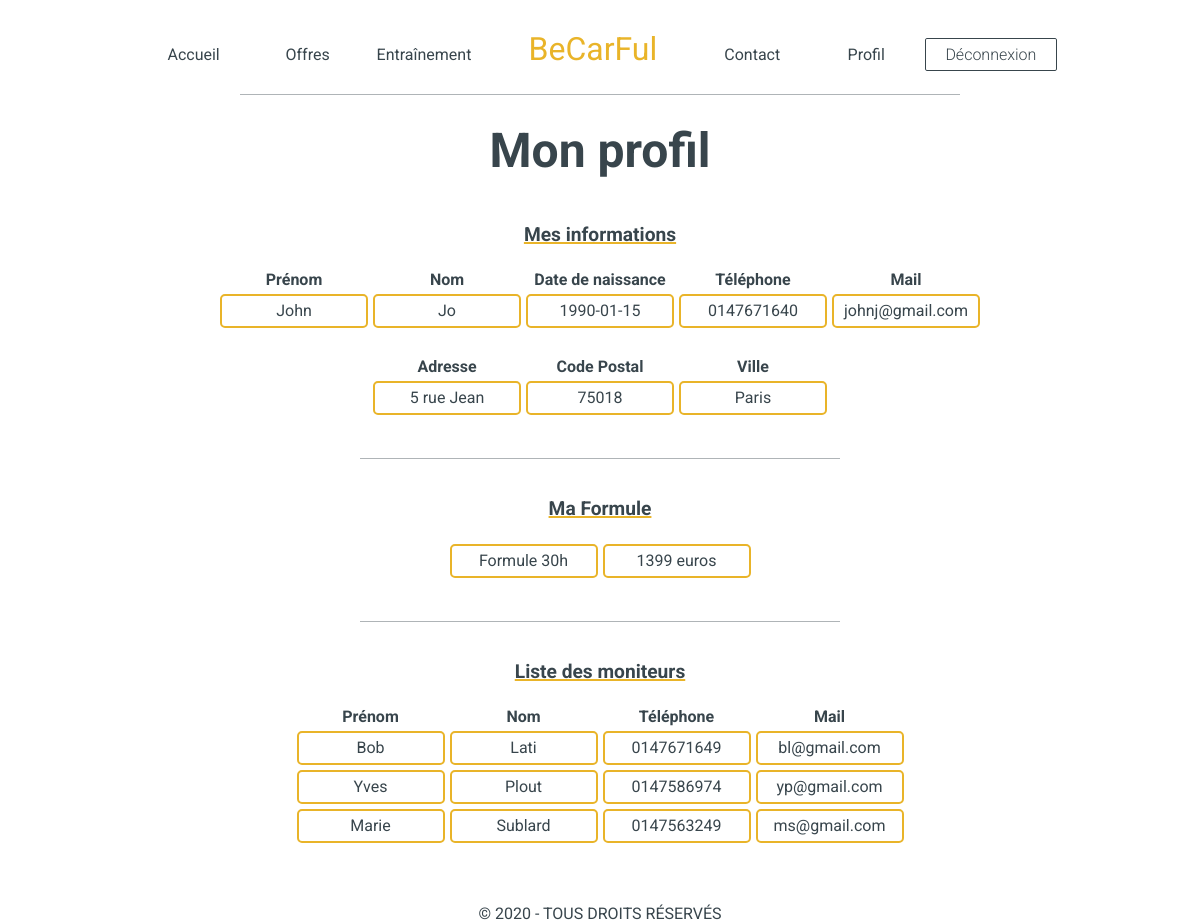
/mvc_poo/index2.php?page=3 (signed in), run on the app's committed database.
### tables this page shows
CREATE TABLE eleve (
    ideleve INT(3) NOT NULL auto_increment,
    prenom VARCHAR(30),
    nom VARCHAR(30),
    adresse VARCHAR(60),
    cp INT(5),
    ville VARCHAR(30),
    tel VARCHAR(20),
    email VARCHAR(40),
    d_naissance DATE,
    mdp varchar(100),
    idformule INT(3),
    PRIMARY KEY (ideleve),
    FOREIGN KEY (idformule) references formule(idformule)
);

CREATE TABLE formule (
    idformule INT(3) auto_increment,
    libelle VARCHAR(30),
    prix VARCHAR(30),
    PRIMARY KEY (idformule)
);

CREATE TABLE moniteur (
    idmoniteur int(3) NOT NULL auto_increment,
    prenomMoniteur VARCHAR(30),
    nomMoniteur VARCHAR(30),
    adresse VARCHAR(60),
    cp INT(5),
    ville VARCHAR(30),
    tel VARCHAR(20),
    mail VARCHAR(40),
    d_naissance DATE,
    d_embauche DATE,
    salaire FLOAT,
    PRIMARY KEY (idmoniteur)
);

### mvc_poo/controleur/controleur.class.php (called while the page is built, shortened)
<?php
    require_once ("modele/modele.class.php");
    class Controleur {
        private $unModele;
        public function __construct (){
            $this->unModele = new Modele ();
        }
        public function selectAllMoniteur (){
            $lesMoniteurs = $this->unModele->selectAllMoniteur ();
            return $lesMoniteurs;
        }
        public function selectUnEleve ($email){
            $leEleve = $this->unModele->selectUnEleve ($email);
            return $leEleve;
        }
        public function selectIdFormuleEleve ($email){
            $IdFormule = $this->unModele->selectIdFormuleEleve ($email);
            return $IdFormule;
        }
        public function selectUneFormule ($IdFormule){
            $laFormule = $this->unModele->selectUneFormule ($IdFormule);
            return $laFormule;
        }
    }
?>

### mvc_poo/modele/modele.class.php (called while the page is built, shortened)
<?php
    class Modele {
        private $unPdo;
        public function __construct () {
            try{
                $this->unPdo = new PDO("mysql:host=localhost;dbname=auto_ecole","root","");
            }
            catch (PDOException $exp){
                echo "Erreur de connexion à la BDD";
            }
        }
        public function selectAllMoniteur () {
            if ($this->unPdo != null) {
                $requete = "select nomMoniteur, prenomMoniteur, tel, mail from moniteur;";
                $select = $this->unPdo-> prepare($requete);
                $select->execute();
                $lesMoniteurs = $select->fetchAll();
                return $lesMoniteurs;
            }else{
                return null;
            }
        }
        public function selectUnEleve ($email) {
            if ($this->unPdo != null) {
                $requete = "select prenom, nom, tel, email, adresse, cp, ville, d_naissance from eleve where eleve.email= '".$email."'";
                $select = $this->unPdo-> prepare($requete);
                $select->execute();
                $leEleve = $select->fetchAll();
                return $leEleve;
            }else{
                return null;
            }
        }
        public function selectIdFormuleEleve ($email) {
           if ($this->unPdo != null) {
                $requete = "select idformule from eleve where eleve.email= '".$email."'";
                $select = $this->unPdo-> prepare($requete);
                $select->execute();
                $leIdFormule = $select->fetch();
                return $leIdFormule['idformule'];
            }else{
                return null;
            }
        }
        public function selectUneFormule ($IdFormule) {
            if ($this->unPdo != null) {
                $requete = "select libelle, prix from formule where formule.idformule= '".$IdFormule."'";
                $select = $this->unPdo-> prepare($requete);
                $select->execute();
                $laFormule = $select->fetchAll();
                return $laFormule;
            }else{
                return null;
            }
        }
    }
?>

### mvc_poo/vue/vue_moniteur.php (the view)
<center>
    <br>
    <br>
    <hr>
    <br>
    <br>
    <p class="profiltitre">Liste des moniteurs</p>
    <br>
    <table class="profiltable">
        <tr>
        <th>Prénom</th>
        <th>Nom</th>
        <th>Téléphone</th>
        <th>Mail</th>
        </tr>
    <?php
        foreach ($lesMoniteurs as $unMoniteur) {
            echo "<tr>
            <td>".$unMoniteur["prenomMoniteur"]."</td>
            <td>".$unMoniteur["nomMoniteur"]."</td>
            <td>".$unMoniteur["tel"]."</td>
            <td>".$unMoniteur["mail"]."</td>
            </tr>";
        }
    ?>
    </table>
    <br>
    <br>
    <br>
    <br>
</center>

### mvc_poo/index2.php (shortened to what this page needs)
<?php
    require_once ("controleur/controleur.class.php");
    $unControleur = new Controleur();
?>
<!DOCTYPE html>
<html lang="fr">
<head>
    <link rel="stylesheet" href="style.css">
</head>
<body>
    <div class="menu">
            <ul>
            <li>
                <a class="boutonmenu" href="index2.php?page=0">Accueil</a>
            </li>
            <li>
                <a class="boutonmenu" href="index2.php?page=1">Offres</a>
            </li>
            <li>
                <a class="boutonmenu" href="index2.php?page=4">Entraînement</a>
            </li>
            <li class="logo">
                <p>BeCarFul</p>
            </li>
            <li class="afterlogo">
                <a class="boutonmenu" href="index2.php?page=2">Contact</a>
            </li>
            <li>
                <a class="boutonmenu" href="index2.php?page=3">Profil</a>
            </li>
            <li>
                <a class="button1" href="index2.php?page=5">Déconnexion</a>
            </li>
            </ul>
    <hr class="ind2">
    </div>
    <?php
        if (isset($_GET['page'])) $page = $_GET['page'];
        else $page = 0;
        switch ($page){
            case 3 : require_once("profil.php"); break;
        }
    ?>
</body>
</html>

### mvc_poo/profil.php (shortened to what this page needs)
<br>
<br>
<br>
<center><h2>Mon profil</h2></center>
<br>
<?php
    $leEleve = $unControleur->selectUnEleve ($_SESSION['email']);
    require_once ("vue/vue_eleve.php");
    $IdFormule = $unControleur->selectIdFormuleEleve ($_SESSION['email']);
    $laFormule = $unControleur->selectUneFormule ($IdFormule);
    if ($laFormule != null){
    require_once ("vue/vue_formule.php");
    }
    $lesMoniteurs = $unControleur->selectAllMoniteur ();
    require_once ("vue/vue_moniteur.php");
?>
<footer>
    © 2020 - TOUS DROITS RÉSERVÉS
</footer>

### mvc_poo/vue/vue_eleve.php
<center>
    <br>
    <br>
    <p class="profiltitre">Mes informations</p>
    <br>
    <table class="profiltable">
        <tr>
        <th>Prénom</th>
        <th>Nom</th>
        <th>Date de naissance</th>
        <th>Téléphone</th>
        <th>Mail</th>
        </tr>
    <?php
        foreach ($leEleve as $unEleve) {
            echo "<tr>
            <td>".$unEleve["prenom"]."</td>
            <td>".$unEleve["nom"]."</td>
            <td>".$unEleve["d_naissance"]."</td>
            <td>".$unEleve["tel"]."</td>
            <td>".$unEleve["email"]."</td>
            </tr>";
        }
    ?>
    </table>
    <br>
    <table class="profiltable">
        <tr>
        <th>Adresse</th>
        <th>Code Postal</th>
        <th>Ville</th>
        </tr>
    <?php
        foreach ($leEleve as $unEleve) {
            echo "<tr>
            <td>".$unEleve["adresse"]."</td>
            <td>".$unEleve["cp"]."</td>
            <td>".$unEleve["ville"]."</td>
            </tr>";
        }
    ?>
    </table>
</center>

### mvc_poo/vue/vue_formule.php
<center>
    <br>
    <br>
    <hr>
    <br>
    <br>
    <p class="profiltitre">Ma Formule</p>
    <br>
    <table class="profiltable">
    <?php
        foreach ($laFormule as $uneFormule) {
            echo "<tr>
            <td>".$uneFormule["libelle"]."</td>
            <td>".$uneFormule["prix"]."</td>
            </tr>";
        }
    ?>
    </table>
</center>

### mvc_poo/style.css (style rules this page uses)
* { margin: 0; padding: 0; }
html body { font-family: 'Roboto', sans-serif; box-sizing: border-box; min-height: 100%; color: #38454C; }
h2 { text-align: center; font-size: 48px; line-height: 28.64px; margin-left: auto; margin-right: auto; margin-top: 80px; color: #38454C; }
hr { width: 40%; border: none; border-top: 1px solid #38454C; opacity: 0.4; text-align: center; margin: auto; }
hr.ind2 { width: 60%; border: none; border-top: 1px solid #38454C; opacity: 0.4; text-align: center; margin: auto; }
.menu { color: #38454C; margin:auto; position: absolute; top: 30px; text-align:center; width:100%; margin-bottom: 4%; }
.logo { color: #E9B429; font-size: 200%; line-height: 28.64px; margin-bottom: 30px; margin-left:4%; }
.afterlogo { margin-left:3%; }
.menu li { display: inline-block; }
.boutonmenu { display: block; width: 90px; padding: 5px 0; border: none; color: #38454C; text-decoration: none; margin: 10px; }
a.button1 { display: inline-block; padding: 0.35em 1.2em; border: 0.1em solid #38454C; margin: 0 0.3em 0.3em 0; border-radius: 0.12em; box-sizing: border-box; text-decoration: none; font-family: 'Roboto',sans-serif; font-weight: 300; color: #38454C; text-align: center; transition: all 0.2s; }
p.profiltitre { text-decoration: underline 2px; text-decoration-color: #E9B429; font-size: 120%; font-weight:bold; }
table.profiltable { border-radius: 8px; text-align: center; border: 0px solid #E9B429; border-spacing: 5px; }
td { border-radius: 5px; text-align: center; border: 2px solid #E9B429; width:9em; height:30px; }
footer { position: fixed; left: 0; bottom: 0; margin-top:30px; width: 100%; height: 20px; background-color: white; color: #38454C; text-align: center; }

### data on the page
eleve: prenom "John", nom "Jo", d_naissance "1990-01-15", tel "0147671640", email "johnj@gmail.com", adresse "5 rue Jean", cp "75018", ville "Paris"
formule: libelle "Formule 30h", prix "1399 euros"
moniteur: prenomMoniteur "Bob", nomMoniteur "Lati", tel "0147671649", mail "bl@gmail.com"
moniteur: prenomMoniteur "Yves", nomMoniteur "Plout", tel "0147586974", mail "yp@gmail.com"
moniteur: prenomMoniteur "Marie", nomMoniteur "Sublard", tel "0147563249", mail "ms@gmail.com"
